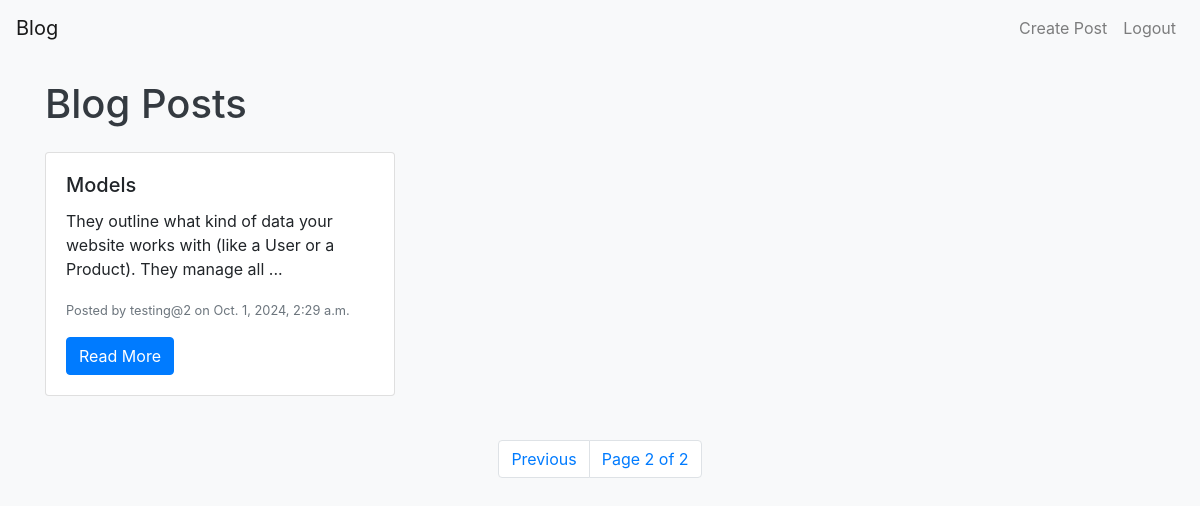
The app's page /?page=2 (signed in) with its own data.
### blog/models.py (models this page shows, shortened)
class Post(models.Model):
    title = models.CharField(max_length=200)
    content = models.TextField()
    author = models.ForeignKey(User, on_delete=models.CASCADE)
    created_at = models.DateTimeField(default=timezone.now)
    updated_at = models.DateTimeField(auto_now=True)

### blog/views.py (the view)
# urls.py: 2. Add a URL to urlpatterns:  path('', views.home, name='home')
def home(request):
    posts_list = Post.objects.all().order_by('-created_at')
    paginator = Paginator(posts_list, 5)  # Show 5 posts per page
    page = request.GET.get('page')
    posts = paginator.get_page(page)
    return render(request, 'blog/home.html', {'posts': posts})

### templates/blog/home.html (shortened to what this page needs)
{% extends 'base.html' %}
{% block content %}
<h1 class="my-4">Blog Posts</h1>
<div class="row">
    {% for post in posts %}
    <div class="col-md-4 mb-4">
        <div class="card">
            <div class="card-body">
                <h5 class="card-title">{{ post.title }}</h5>
                <p class="card-text">{{ post.content|slice:":100" }}...</p>
                <p class="card-text"><small class="text-muted">Posted by {{ post.author }} on {{ post.created_at }}</small></p>
                <a href="{% url 'post_detail' post.id %}" class="btn btn-primary">Read More</a>
            </div>
        </div>
    </div>
    {% endfor %}
</div>
<nav aria-label="Page navigation">
    <ul class="pagination justify-content-center">
        {% if posts.has_previous %}
        <li class="page-item"><a class="page-link" href="?page={{ posts.previous_page_number }}">Previous</a></li>
        {% endif %}
        <li class="page-item"><span class="page-link">Page {{ posts.number }} of {{ posts.paginator.num_pages }}</span></li>
    </ul>
</nav>
{% endblock %}

### static/css/style.css (style rules this page uses)
body { background-color: #f8f9fa; }
h1, h2 { color: #343a40; }
.card { margin-bottom: 20px; }

### records on screen
Post: title "Models", content "They outline what kind of data your website works with (like a User or a Product). They manage all", author "testing@2", created_at "Oct. 1, 2024, 2:29 a.m."

### other values on screen
{{ posts.number }} "2"
{{ posts.paginator.num_pages }} "2"
